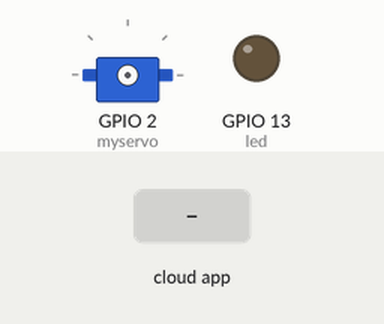
Recording of a sketch running on a simulated ESP8266 (NodeMCU). Parts: servo, output pins drawn as LEDs (lit = HIGH). Inputs (shaded band) come from the test bench. WiFi joins after 1.5 s; servers stay silent unless stated; random numbers use the default seed unless the sketch sets one; what the sketch prints to the serial monitor is not drawn.

Above: at 2.7 s.
2.8 s: the phone or cloud app sets bedroom.light to 0
At 3.25 s:
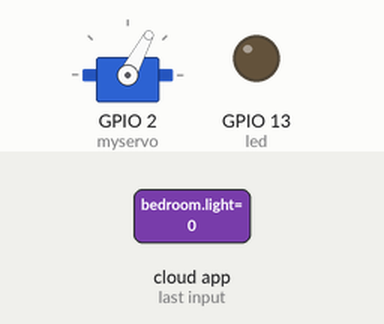
5.8 s: the phone or cloud app sets bedroom.light to 1
At 6.01 s:
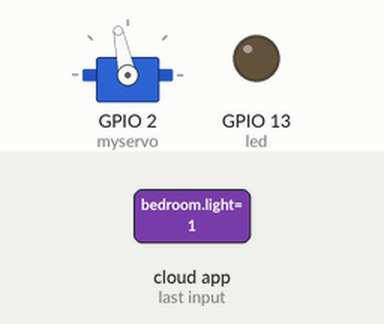
At 6.61 s:
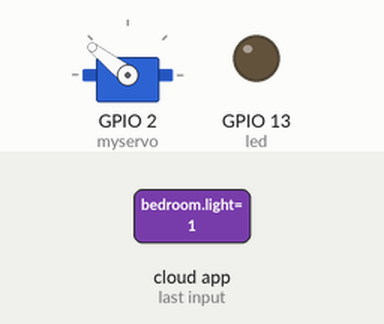
Timing chart, 0 to 9.7 s (numbered marks = the images above; inputs shaded):
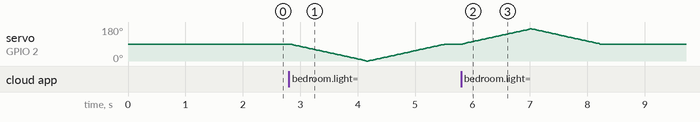

The sketch:

ModifiedTurnerOnner.ino
```cpp
// (licence header left out)
 /* This code has been customized to add WeMo emulation and to tune the
  *  servo center and on and off offsets -- Scott Bennett, 9/17 */

#include <ESP8266WiFi.h>
#include <WiFiClient.h>
#include <ESP8266WebServer.h>
#include <ESP8266mDNS.h>
#include <ESP8266HTTPClient.h>
#include <Servo.h>
#include "fauxmoESP.h"

const char *ssid = "enter-your-ssid";
const char *password = "enter-your-password";

ESP8266WebServer server ( 80 );
HTTPClient http;
Servo myservo;
fauxmoESP fauxmo;
int act = 0;

int pos = 90;
int offset = 0;//14;
int on_offset=0;//14;
int off_offset=0;//20;

const int led = 13;

char temp[3000];

void handleRoot() {
  digitalWrite ( led, 1 );
  int sec = millis() / 1000;
  int min = sec / 60;
  int hr = min / 60;

  snprintf ( temp, 3000,
"<!DOCTYPE html>\
<html lang=\"en\">\
  <head>\
    <meta charset=\"utf-8\">\
    <meta http-equiv=\"X-UA-Compatible\" content=\"IE=edge\">\
    <meta name=\"viewport\" content=\"width=device-width, initial-scale=1\">\
    <!-- The above 3 meta tags *must* come first in the head; any other head content must come *after* these tags -->\
    <title>Turner Onner</title>\
    <link href=\"https://maxcdn.bootstrapcdn.com/bootstrap/3.3.6/css/bootstrap.min.css\" rel=\"stylesheet\">\
    <!-- HTML5 shim and Respond.js for IE8 support of HTML5 elements and media queries -->\
    <!-- WARNING: Respond.js doesn't work if you view the page via file:// -->\
    <!--[if lt IE 9]>\
      <script src=\"https://oss.maxcdn.com/html5shiv/3.7.2/html5shiv.min.js\"></script>\
      <script src=\"https://oss.maxcdn.com/respond/1.4.2/respond.min.js\"></script>\
    <![endif]-->\
  </head>\
  <body>\
    <div class=\"container\">\
      <div class=\"row\">\
        <div class=\"col-md-12\">\
          <h1>Welcome to the Amazing Turner Onner!</h1>\
        </div>\
      </div>\
      <div class=\"row\">\
        <div class=\"col-md-12\">\
          <button id=\"on_button\" class=\"btn btn-success\">On</button>\
          <button id=\"off_button\" class=\"btn btn-danger\">Off</button>\
          <button id=\"status_button\" class=\"btn btn-info\">Status</button>\
        </div>\
      </div>\
    </div>\
    <script src=\"https://ajax.googleapis.com/ajax/libs/jquery/1.11.3/jquery.min.js\"></script>\
    <script src=\"https://maxcdn.bootstrapcdn.com/bootstrap/3.3.6/js/bootstrap.min.js\"></script>\
    <script>\
      $('#on_button').click(function(){\
        $('#status_button').removeClass('btn-info').addClass('btn-warning');\
        $.get('/on', function(data){\
          $('#status_button').removeClass('btn-warning').addClass('btn-info');\
        });\
      });\
      $('#off_button').click(function(){\
        $('#status_button').removeClass('btn-info').addClass('btn-warning');\
        $.get('/off', function(data){\
          $('#status_button').removeClass('btn-warning').addClass('btn-info');\
        });\
      });\
    </script>\
  </body>\
</html>",

// printf format strings
    hr,
    min % 60,
    sec % 60
  );
  server.send ( 200, "text/html", temp );
  // MIME-type = text/html
  // Status Code = 200 "OK"
  // Body is temp

  digitalWrite ( led, 0 );
}

void handleNotFound() {
  digitalWrite ( led, 1 );
  String message = "File Not Found\n\n";
  message += "URI: ";
  message += server.uri();
  message += "\nMethod: ";
  message += ( server.method() == HTTP_GET ) ? "GET" : "POST";
  message += "\nArguments: ";
  message += server.args();
  message += "\n";

  for ( uint8_t i = 0; i < server.args(); i++ ) {
    message += " " + server.argName ( i ) + ": " + server.arg ( i ) + "\n";
  }

  server.send ( 404, "text/plain", message );
  digitalWrite ( led, 0 );
}

void setup ( void ) {
  pinMode ( led, OUTPUT );
  digitalWrite ( led, 0 );
  Serial.begin ( 115200 );
  WiFi.begin ( ssid, password );
  Serial.println ( "" );

  // Wait for connection
  while ( WiFi.status() != WL_CONNECTED ) {
    delay ( 500 );
    Serial.print ( "." );
  }

  Serial.println ( "" );
  Serial.print ( "Connected to " );
  Serial.println ( ssid );
  Serial.print ( "IP address: " );
  Serial.println ( WiFi.localIP() );

  //what follows is an example of posting the IP of the device to a slack channel (provide your own hook)
  /*
  http.begin("https://hooks.slack.com/services/your-slack-hook","AC:95:5A:58:B8:4E:0B:CD:B3:97:D2:88:68:F5:CA:C1:0A:81:E3:6E");
  http.addHeader("Content-Type","application/x-www-form-urlencoded");
  String msg="payload=%7B%22channel%22%3A%22#ips%22,%20%22username%22%3A%22Bedroom%20Light%22,%20%22text%22%3A%22Bedroom%20Light%20has%20an%20IP%20of%20"+WiFi.localIP().toString()+"%22%7D";
  Serial.println(msg);
  int httpCode=http.POST(msg);
  http.writeToStream(&Serial);
  http.end();
  */

  if ( MDNS.begin ( "bedroomlight" ) ) {
    Serial.println ( "\nMDNS responder started" );
  }

  server.on ( "/", handleRoot );
  server.on("/on", turnSwitchOnCb);
  server.on("/off", turnSwitchOffCb);
  server.on ( "/test.svg", drawGraph );
  server.on ( "/inline", []() {
    server.send ( 200, "text/plain", "this works as well" );
  } );
  server.onNotFound ( handleNotFound );
  server.begin();
  Serial.println ( "HTTP server started" );

  fauxmo.addDevice("bedroom light");
  fauxmo.onMessage([](unsigned char device_id, const char * device_name, bool state) {
        Serial.printf("[MAIN] Device #%d (%s) state: %s\n", device_id, device_name, state ? "ON" : "OFF");
        if (strcmp(device_name,"bedroom light")==0) {
          if (state) {
            act=2;
            //Serial.printf("turning on servo\n");
            //moveServoToOnPosition();
          } else {
            act=1;
            //Serial.printf("turning off servo\n");
            //moveServoToOffPosition();
          }
        }
  });
/*
  myservo.attach(2);
  Serial.println("servo attached");
  myservo.write(pos+offset);
  moveServoToOffPosition();
*/
}

void loop ( void ) {
  fauxmo.handle();
  if (act>0) {
    if (act==1) {
      Serial.printf("turning off servo\n");
      moveServoToOffPosition();
    } else if (act==2) {
      Serial.printf("turning on servo\n");
      moveServoToOnPosition();
    }
    act=0;
  }
  server.handleClient();
}

/* To stop servo stuttering -- was changed to detach from servo in between light flips */

void moveServoToOnPosition(void){
  myservo.attach(2);
  for(pos = 90+offset; pos<=170+offset-on_offset; pos+=1)     // goes from 90 degrees to 170 degrees
  {                                  // in steps of 1 degree
    myservo.write(pos);              // tell servo to go to position in variable 'pos'
    delay(15);                       // waits 15ms for the servo to reach the position
  }
  for(pos = 170+offset-on_offset; pos>=90+offset; pos-=1)     // goes from 170 degrees to 90 degrees
  {                                  // in steps of 1 degree
    myservo.write(pos);              // tell servo to go to position in variable 'pos'
    delay(15);                       // waits 15ms for the servo to reach the position
    Serial.println(pos);
  }
  myservo.detach();
}

void moveServoToOffPosition(void){
  myservo.attach(2);
  for(pos = 90+offset; pos>=0+offset+off_offset; pos-=1)     // goes from 90 degrees to 0 degrees
  {                                  // in steps of 1 degree
    myservo.write(pos);              // tell servo to go to position in variable 'pos'
    delay(15);                       // waits 15ms for the servo to reach the position
    Serial.println(pos);
  }
 for(pos = 0+offset+off_offset; pos<=90+offset; pos+=1)     // goes from 180 degrees to 0 degrees
  {                                  // in steps of 1 degree
    myservo.write(pos);              // tell servo to go to position in variable 'pos'
    delay(15);                       // waits 15ms for the servo to reach the position
    Serial.println(pos);
  }
  myservo.detach();
}

void turnSwitchOnCb(){
  moveServoToOnPosition();
  server.send(200, "text/html", "ON!");
}

void turnSwitchOffCb(){
  moveServoToOffPosition();
  server.send(200, "text/html", "OFF!");
}

void drawGraph() {
  String out = "";
  char temp[100];
  out += "<svg xmlns=\"http://www.w3.org/2000/svg\" version=\"1.1\" width=\"400\" height=\"150\">\n";
  out += "<rect width=\"400\" height=\"150\" fill=\"rgb(250, 230, 210)\" stroke-width=\"1\" stroke=\"rgb(0, 0, 0)\" />\n";
  out += "<g stroke=\"black\">\n";
  int y = rand() % 130;
  for (int x = 10; x < 390; x+= 10) {
    int y2 = rand() % 130;
    sprintf(temp, "<line x1=\"%d\" y1=\"%d\" x2=\"%d\" y2=\"%d\" stroke-width=\"1\" />\n", x, 140 - y, x + 10, 140 - y2);
    out += temp;
    y = y2;
  }
  out += "</g>\n</svg>\n";

  server.send ( 200, "image/svg+xml", out);
}
```

Measured:
- after the input at 5.8 s, servo on GPIO 2 (myservo): rises from 90° to 170° in 1.2 s, then falls to 90° in 1.2 s
